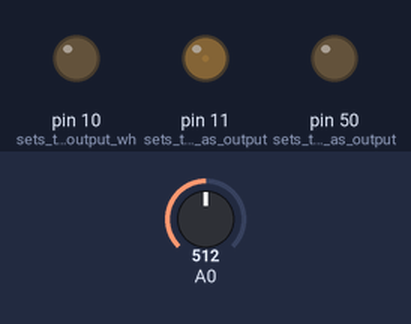
A sketch run on a simulated Arduino Mega 2560, built with avr-gcc and run on an emulated ATmega2560. Shown: output pins drawn as LEDs (lit = HIGH). The inputs (shaded band) are chosen by the test bench; at power-on: A0 = 512.

Above: at 13.9 s.
14.0 s: A0 set to 245
17.0 s: A0 set to 122
At 17.28 s:
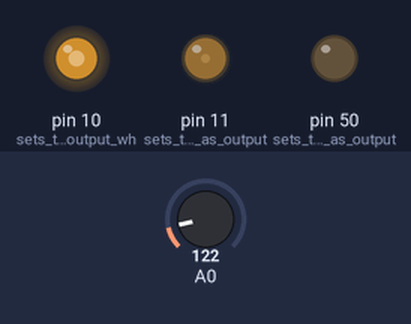
20.0 s: A0 set to 0
At 20.26 s:
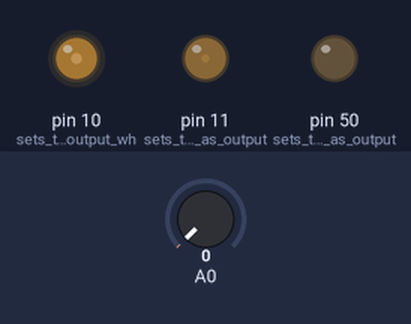
23.0 s: A0 set to 306
At 24.98 s:
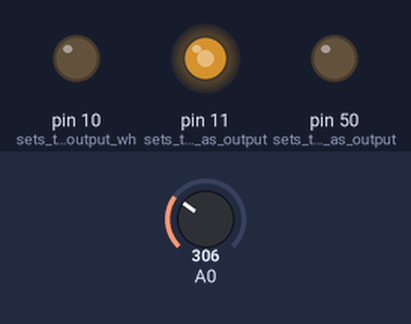
Timing chart, 0 to 73.5 s (numbered marks = the images above; inputs shaded):
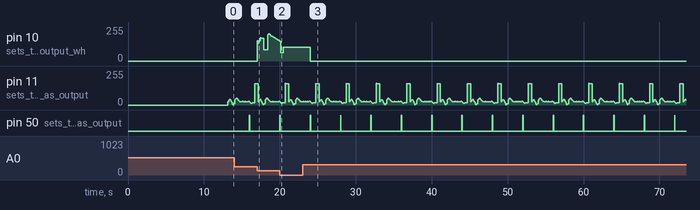

Measured:
- after the input at 20.0 s, pin 10 (sets_the_pin_as_output_wh): 147/255 → 62/255 after 0.10 s, → 102/255 0.33 s later
- after the input at 23.0 s, pin 10 (sets_the_pin_as_output_wh): 102/255 → 0/255 after 1.0 s
- by itself, pin 50 (sets_the_pin_as_output): alternates HIGH for 0.06 s and LOW for 3.9 s

The sketch:

Physiological_Flow.ino
```cpp
// (licence header left out)
// ____________________________________________________________________________________________________________________________________________________________________________________________________________________

float v, v_prev = 0.0;                                // This is the feedback signal from the flowmeter; It is being read through the A0 pin. Flowmeter provides 0-5 V signal corresponding to 0-5 Lit/min.
float vd, vd_prev = 0.0;                              // This is the Desired (Reference) Signal.
float v_out;                                          // This is the output of controller as voltage sent to the pump.
float ex, ex_prev = 0.0, ei, ei_prev = 0.0 , ed,  dt; // Different terms in PID controller.
float L2_Error = 0.0;

//--- PID gains ____\\ This is the initial gain to prevent high overshooting in startup. But they will be defined in the gain scheduling section again.
float kp = 10.0 / 10000.;
float ki = 2.0 / 1000000.;
float kd = 00.0 / 1000.;

int J = 0, C1 = 1;	// Integers to control the loop

// ----- Reference signal (Desired signal) parameters: -------------------------------------------------------
const int Ref_Sig_T = 4000; 											// This is the period of the Reference signal in mili s
const int num_Step_Ahead = 14; 											// This is the number of points that the PID controller is looking ahead in reference signal to compensate the delay
const int Time_Step = 3; 												// The Resolution of constructed Reference signial vector in (ms). It is very important that the Loop running speed be fast enough so that dt is smaller than this value.
const int Num_J = int(Ref_Sig_T / Time_Step) + num_Step_Ahead; 			// This is the number of the elements in the Reference signal vector (This can not be gratter than about 1600 because the memory is not enough)
float GenVd[Num_J];														// Reference signal vector

unsigned long t, t_prev = 0, T1 = 0;    								// t is the actual (real time) of the CPU in mili second or micro second. t_prev is the previous itteration's time. The code converts the "t" to "T1" which is the corresponding element number in reference signal.

unsigned int T = 0;   													// @@@ This is also time like "t" but for Loop speed Check. The serial print for speed check is disabled by default to not slow down the loop.


void setup() {
  pinMode(10, OUTPUT);   		// sets the pin as output which sends the PWM type signals to the pump from the PID controller output as an voltage. PWM can either be 0 or 5 v with different duty cycles. So the this output before sending to pump was filtered using an active 2nd order low-pass filter with diode to protect the pump from voltages over 4.2 volts.
  pinMode(11, OUTPUT);  	 	// sets the pin as output. This the reference signal sent to scope for observation. This is also filtered using a simple RC low-pass filter.
  pinMode(50, OUTPUT);   		// sets the pin as output. This the Digital TTL triger sent at T=0 at PIN=50 on Arduino

  //Serial.begin(9600);
  Serial.begin(115200);
  analogWrite(10, 0.0 / 5.0 * 255 );  // Not writing anything while doing process here in setup

  //------ Reference signal generation loop. A Fourier series was used in matlab to decompose the signal in to Sin & Cos. --------------------------------------------------
  for (J = 0; J <= Num_J * Time_Step; J = J + Time_Step) {
    GenVd[int(J / Time_Step)] = 1.0 * (0.31562913436724243654296628847078 * cos(4.7123889803846898576939650749193 * J / 1000 - 9.4247779607693797153879301498385) - 0.34729779144587291650481120086624 * cos(3.1415926535897932384626433832795 * J / 1000 - 6.283185307179586476925286766559) - 0.1099814231898588040570174939603 * cos(1.5707963267948966192313216916398 * J / 1000 - 3.1415926535897932384626433832795) - 0.092310238864104235401164544327912 * cos(6.283185307179586476925286766559 * J / 1000 - 12.566370614359172953850573533118) - 0.29074963100722561737399018966244 * cos(7.8539816339744830961566084581988 * J / 1000 - 15.707963267948966192313216916398) + 0.14227372323122494668368176462536 * cos(9.4247779607693797153879301498385 * J / 1000 - 18.849555921538759430775860299677) + 0.029957663293548007776845309990676 * cos(10.995574287564276334619251841478 * J / 1000 - 21.991148575128552669238503682957) - 0.037322795400047813207944358282475 * cos(12.566370614359172953850573533118 * J / 1000 - 25.132741228718345907701147066236) + 0.022076717474907948945972435694785 * cos(14.137166941154069573081895224758 * J / 1000 - 28.274333882308139146163790449516) + 0.012087093071536098368157219340446 * cos(15.707963267948966192313216916398 * J / 1000 - 31.415926535897932384626433832795) - 0.012777018279875838879799943015314 * cos(17.278759594743862811544538608037 * J / 1000 - 34.557519189487725623089077216075) + 0.010468148759050143956073064543943 * cos(18.849555921538759430775860299677 * J / 1000 - 37.699111843077518861551720599354) + 0.020489009147817639072686191070716 * cos(20.420352248333656050007181991317 * J / 1000 - 40.840704496667312100014363982634) - 0.0066731056763570323689394037103284 * cos(21.991148575128552669238503682957 * J / 1000 - 43.982297150257105338477007365913) - 0.0079231670471533715421896815200853 * cos(23.561944901923449288469825374596 * J / 1000 - 47.123889803846898576939650749193) + 0.0076854660495851833540426056856631 * cos(25.132741228718345907701147066236 * J / 1000 - 50.265482457436691815402294132472) + 0.0029137833279751982999694615017461 * cos(26.703537555513242526932468757876 * J / 1000 - 53.407075111026485053864937515752) - 0.0031623942176620110401652485876411 * cos(28.274333882308139146163790449516 * J / 1000 - 56.548667764616278292327580899031) - 0.0068889651438828296281524643518424 * cos(29.845130209103035765395112141155 * J / 1000 - 59.690260418206071530790224282311) - 0.0027065592411393505495320610521048 * cos(31.415926535897932384626433832795 * J / 1000 - 62.83185307179586476925286766559) + 0.0027654591437073689809411636275627 * cos(32.986722862692829003857755524435 * J / 1000 - 65.97344572538565800771551104887) - 0.00030378857682657330833292386174094 * cos(34.557519189487725623089077216075 * J / 1000 - 69.115038378975451246178154432149) + 0.0027207811875047975200270222728705 * cos(36.128315516282622242320398907714 * J / 1000 - 72.256631032565244484640797815429) + 0.00050376194667813023204266942300933 * cos(37.699111843077518861551720599354 * J / 1000 - 75.398223686155037723103441198708) - 0.0026664111091364074181131460505867 * cos(39.269908169872415480783042290994 * J / 1000 - 78.539816339744830961566084581988) - 0.0014224023094127622498378249460416 * cos(40.840704496667312100014363982634 * J / 1000 - 81.681408993334624200028727965267) + 0.00051532942915192745357566561636986 * cos(42.411500823462208719245685674273 * J / 1000 - 84.823001646924417438491371348547) + 0.00184387741784130762025262217918 * cos(43.982297150257105338477007365913 * J / 1000 - 87.964594300514210676954014731826) - 0.0001063009081020056426991962639228 * cos(45.553093477052001957708329057553 * J / 1000 - 91.106186954104003915416658115106) - 0.0014857593370028508803631916990184 * cos(47.123889803846898576939650749193 * J / 1000 - 94.247779607693797153879301498385) - 0.40735978165800101891136364429258 * sin(1.5707963267948966192313216916398 * J / 1000 - 3.1415926535897932384626433832795) + 0.36902926697510990416972731509304 * sin(3.1415926535897932384626433832795 * J / 1000 - 6.283185307179586476925286766559) + 0.27650478685578072646222835828667 * sin(4.7123889803846898576939650749193 * J / 1000 - 9.4247779607693797153879301498385) - 0.24010596760411831440684693461662 * sin(6.283185307179586476925286766559 * J / 1000 - 12.566370614359172953850573533118) + 0.22934115622454046001799099485652 * sin(7.8539816339744830961566084581988 * J / 1000 - 15.707963267948966192313216916398) + 0.16314576016869208885395892139059 * sin(9.4247779607693797153879301498385 * J / 1000 - 18.849555921538759430775860299677) - 0.075660085593284007177139471878036 * sin(10.995574287564276334619251841478 * J / 1000 - 21.991148575128552669238503682957) + 0.025080151205476224757218162153549 * sin(12.566370614359172953850573533118 * J / 1000 - 25.132741228718345907701147066236) + 0.029025566898123154879751695034429 * sin(14.137166941154069573081895224758 * J / 1000 - 28.274333882308139146163790449516) - 0.017099148665274298969363186984083 * sin(15.707963267948966192313216916398 * J / 1000 - 31.415926535897932384626433832795) + 0.0068382629448068771652047281861542 * sin(17.278759594743862811544538608037 * J / 1000 - 34.557519189487725623089077216075) + 0.024755682708528722879570693748974 * sin(18.849555921538759430775860299677 * J / 1000 - 37.699111843077518861551720599354) - 0.0026775696315067300246060000290527 * sin(20.420352248333656050007181991317 * J / 1000 - 40.840704496667312100014363982634) - 0.016581165405171804233530608030378 * sin(21.991148575128552669238503682957 * J / 1000 - 43.982297150257105338477007365913) + 0.015873736311036581309030779607383 * sin(23.561944901923449288469825374596 * J / 1000 - 47.123889803846898576939650749193) + 0.0075226318463759928381606734149045 * sin(25.132741228718345907701147066236 * J / 1000 - 50.265482457436691815402294132472) - 0.002888920432183892089000876168825 * sin(26.703537555513242526932468757876 * J / 1000 - 53.407075111026485053864937515752) - 0.0025964056220633387542240377854341 * sin(28.274333882308139146163790449516 * J / 1000 - 56.548667764616278292327580899031) + 0.0017557411274634177576758897743048 * sin(29.845130209103035765395112141155 * J / 1000 - 59.690260418206071530790224282311) + 0.0080436955120667414514956661264478 * sin(31.415926535897932384626433832795 * J / 1000 - 62.83185307179586476925286766559) + 0.0030405048616952375963029542305094 * sin(32.986722862692829003857755524435 * J / 1000 - 65.97344572538565800771551104887) + 0.0015435130995028955528530767438156 * sin(34.557519189487725623089077216075 * J / 1000 - 69.115038378975451246178154432149) + 0.0016212873049575846941261492162312 * sin(36.128315516282622242320398907714 * J / 1000 - 72.256631032565244484640797815429) - 0.0022651699057514053381456875513322 * sin(37.699111843077518861551720599354 * J / 1000 - 75.398223686155037723103441198708) + 0.000066303610137690390034619081216505 * sin(39.269908169872415480783042290994 * J / 1000 - 78.539816339744830961566084581988) + 0.0016990371373291548052347765818126 * sin(40.840704496667312100014363982634 * J / 1000 - 81.681408993334624200028727965267) + 0.0016357166679813214642258412112596 * sin(42.411500823462208719245685674273 * J / 1000 - 84.823001646924417438491371348547) - 0.00071672942111724441665437934645411 * sin(43.982297150257105338477007365913 * J / 1000 - 87.964594300514210676954014731826) - 0.0021529742145817401706431315488999 * sin(45.553093477052001957708329057553 * J / 1000 - 91.106186954104003915416658115106) + 0.00056360059466409285437032972154725 * sin(47.123889803846898576939650749193 * J / 1000 - 94.247779607693797153879301498385) + 0.79318147518131831841259327120497);
    //Serial.println(J);
  }
  ei_prev = 0;
  delay(1000);  // Protective delay to prevent pump maxout voltage at start up needs to be modified based on the processing time of "Void Setup"
}


void loop() {

  //t = millis();     // the real time CPU time in mili s
  T = micros();       // @@@Loop speed Check
  t = micros();       //the real time CPU time in micro s. This provides microseconds since the Arduino board began running This number will overflow (go back to zero), after approximately 70 minutes. On 16 MHz Arduino boards (e.g. Duemilanove and Nano), this function has a resolution of four microseconds
  dt = t - t_prev;
  dt = dt / 1000;     // to convert the dt in (micro s) to (mili s) if in above line the "t = micros();" has been activated
  //Serial.println(dt);

  T1 = (unsigned long int)(t / (Time_Step * 1000)) % int(Ref_Sig_T / Time_Step); 			// Very important command line. This is converting the realtime in CPU ("t") to the element index in the Reference signal. Time_Step multiplied to 1000 to convert it to micro second because "t" is in micro s.
  //Serial.println(T1);


  //--------------- PID gain Scheduling. -------------------------
  // Where each new sets of gain starts/ends (T1) is very critical.

  if (T1 == 0 && C1 <= 3) {
    ei_prev = 0;    						// resets the integral term error to prevent "windup"
    C1 = C1+1;
  }

  if (T1 == 0) {							// To generate a Digital 5 V pulse at Pin 50 for synchronization applications or triggering other devices.
    L2_Error = 0.0;
    digitalWrite(50, HIGH);
  }
  if (T1 == 20) {
    digitalWrite(50, LOW);
  }

  if (T1 == 1) {                           //1
    //ei_prev = 0.1*ei_prev;
    kp = 80.0 / 10000.0;                   //85
    ki = 77. / 1000000.0;                  //80
    kd = 50.0 / 10000.0;                   //50
  }
  else if (T1 == 255) {                    //254
    kp = 75.0 / 10000.0;                   //80
    ki = 60 / 1000000.0;                   //60
    kd = 50.0 / 10000.0;                   //50
  }
  else if (T1 >= 255 && T1 < 320) {        //254< <280
    kp = 45 / 10000.0;                     //61
    ki =  ki - 0.07 / 1000000.0;           //-0.075    kd = 50.0 / 10000.0;
  }

  if (T1 >= 380 && T1 < 1332) {            //380 < <1332
    kp = kp + 0.008 / 10000.0;             //+0.01
    ki = ki + 0.018 / 1000000.0;           //+0.0168
    kd = 50.0 / 10000.0;                   //50
  }


  v = analogRead(A0);                             		// Flowrate feedback input
  analogWrite(11, GenVd[T1] / 5.0 * 255 );        		// Reference signal to Scope for observation. "/ 5.0 * 255" should be used for correct analog values.

  //vd = analogRead(A1);                          		// Desired signal IF IT IS BEING GENERATED FROM OUTSIDE SOURCE LIKE signal generator OR  LABVIEW & DAQ
  vd = GenVd[T1 + num_Step_Ahead] / 5.0 * 1024;   		// Desired signal generated above but due to Analog/digital conversion it must be scaled to 1024 for this Arduino board. --> 5V=1024

  ex = vd  - v;                                 		// Proportional term
  ed = ( (vd - vd_prev) - (v - v_prev)) / dt;   		// Derivative term (1st order forward finite difference)
  //ei = ei_prev + ex * dt;                     		// Integral term (rectangle)
  ei = ei_prev + (ex + ex_prev) / 2.0 * dt;     		// Integral term (Trapezoidal)
  v_out = kp * ex + kd * ed + ki * ei;          		// PID
  //  Serial.println(v_out);

  //-- Safety measures for protecting the pump from over/under voltage  --------------
  if (v_out > 4.7) {
    v_out = 2.;
  }
  if (v_out < 0 ) {
    v_out = 0;
  }
  //------------------------------------------------------------------------------
  //------------------------------------------------------------------------------
//v_out = 0.0;
  analogWrite(10, v_out / 5.0 * 255 );

//-------- OUT PUT data to serial print -----------  THIS SLOWS DOWN THE LOOP IF ENABLED SO t1 SHOULD BE MONITORED AND Delay SHOULD BE REDUCED TO ABOUT 20

//  Serial.print(T1 / 1332.*3.999, 3); // Serial.print does not go to NEXT LINE but Serial.println goes to NEXT LINE
//  Serial.print("\t");
//  Serial.print(GenVd[T1], 4);
//  Serial.print("\t");
//  //Serial.print(T1 / 1332.*3.999, 3);
//  //Serial.print("\t");
//  Serial.println(v * 5 / 1024., 4);
//  if (T1 == 0) {
//    Serial.println("Begin  t  Ref  t  Flow ");
//    Serial.println("");
//  }

//  L2_Error = sq(abs(ex) / 1.) + L2_Error;
//  if (T1 == 1332) {
//    L2_Error = sqrt(L2_Error) / 1333;
//    Serial.println(L2_Error);
//    L2_Error = 0.0;
//  }

  t_prev = t;
  ex_prev = ex;
  ei_prev = ei;
  vd_prev = vd;
  v_prev = v;

  //delay(2);					// This is the Delay in Mili second which is so much for these applications. Instead delayMicroseconds is used.
  delayMicroseconds(1500); 		//The minimum for this number is 4 (Because the resolution of 16MHz board is 4 mic s) BUT for stability it is better to be above 1000. OR activate the delay in line above which is in mili seconds for slower applications. It is important that "T" (in mili second) be smaller than "Time_Step" (in mili second).
  //T = micros() - T;       	// @@@Loop speed Check. Shows the Loop running time in "micro s".
  //Serial.println(T, DEC); 	// @@@Loop speed Check

}
```
